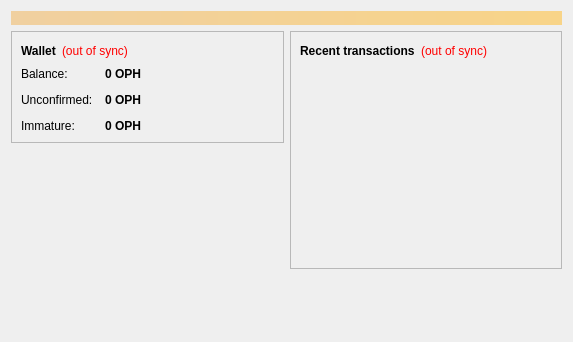
<?xml version="1.0" encoding="UTF-8"?>
<ui version="4.0">
 <class>OverviewPage</class>
 <widget class="QWidget" name="OverviewPage">
  <property name="geometry">
   <rect>
    <x>0</x>
    <y>0</y>
    <width>573</width>
    <height>342</height>
   </rect>
  </property>
  <property name="windowTitle">
   <string>Form</string>
  </property>
  <layout class="QVBoxLayout" name="topLayout">
   <item>
    <widget class="QLabel" name="labelAlerts">
     <property name="visible">
      <bool>false</bool>
     </property>
     <property name="styleSheet">
      <string notr="true">background-color: qlineargradient(x1: 0, y1: 0, x2: 1, y2: 0, stop:0 #F0D0A0, stop:1 #F8D488); color:#000000;</string>
     </property>
     <property name="wordWrap">
      <bool>true</bool>
     </property>
     <property name="margin">
      <number>3</number>
     </property>
    </widget>
   </item>
   <item>
    <layout class="QHBoxLayout" name="horizontalLayout" stretch="1,1">
     <item>
      <layout class="QVBoxLayout" name="verticalLayout_2">
       <item>
        <widget class="QFrame" name="frame">
         <property name="frameShape">
          <enum>QFrame::StyledPanel</enum>
         </property>
         <property name="frameShadow">
          <enum>QFrame::Raised</enum>
         </property>
         <layout class="QVBoxLayout" name="verticalLayout_4">
          <item>
           <layout class="QHBoxLayout" name="horizontalLayout_4">
            <item>
             <widget class="QLabel" name="label_5">
              <property name="font">
               <font>
                <weight>75</weight>
                <bold>true</bold>
               </font>
              </property>
              <property name="text">
               <string>Wallet</string>
              </property>
             </widget>
            </item>
            <item>
             <widget class="QLabel" name="labelWalletStatus">
              <property name="toolTip">
               <string>The displayed information may be out of date. Your wallet automatically synchronizes with the Ophelia network after a connection is established, but this process has not completed yet.</string>
              </property>
              <property name="styleSheet">
               <string notr="true">QLabel { color: red; }</string>
              </property>
              <property name="text">
               <string notr="true">(out of sync)</string>
              </property>
              <property name="alignment">
               <set>Qt::AlignLeading|Qt::AlignLeft|Qt::AlignVCenter</set>
              </property>
             </widget>
            </item>
            <item>
             <spacer name="horizontalSpacer_2">
              <property name="orientation">
               <enum>Qt::Horizontal</enum>
              </property>
              <property name="sizeHint" stdset="0">
               <size>
                <width>40</width>
                <height>20</height>
               </size>
              </property>
             </spacer>
            </item>
           </layout>
          </item>
          <item>
           <layout class="QFormLayout" name="formLayout_2">
            <property name="fieldGrowthPolicy">
             <enum>QFormLayout::AllNonFixedFieldsGrow</enum>
            </property>
            <property name="horizontalSpacing">
             <number>12</number>
            </property>
            <property name="verticalSpacing">
             <number>12</number>
            </property>
            <item row="0" column="0">
             <widget class="QLabel" name="label">
              <property name="text">
               <string>Balance:</string>
              </property>
             </widget>
            </item>
            <item row="0" column="1">
             <widget class="QLabel" name="labelBalance">
              <property name="font">
               <font>
                <weight>75</weight>
                <bold>true</bold>
               </font>
              </property>
              <property name="cursor">
               <cursorShape>IBeamCursor</cursorShape>
              </property>
              <property name="toolTip">
               <string>Your current balance</string>
              </property>
              <property name="text">
               <string notr="true">0 OPH</string>
              </property>
              <property name="textInteractionFlags">
               <set>Qt::LinksAccessibleByMouse|Qt::TextSelectableByKeyboard|Qt::TextSelectableByMouse</set>
              </property>
             </widget>
            </item>
            <item row="1" column="0">
             <widget class="QLabel" name="label_3">
              <property name="text">
               <string>Unconfirmed:</string>
              </property>
             </widget>
            </item>
            <item row="1" column="1">
             <widget class="QLabel" name="labelUnconfirmed">
              <property name="font">
               <font>
                <weight>75</weight>
                <bold>true</bold>
               </font>
              </property>
              <property name="cursor">
               <cursorShape>IBeamCursor</cursorShape>
              </property>
              <property name="toolTip">
               <string>Total of transactions that have yet to be confirmed, and do not yet count toward the current balance</string>
              </property>
              <property name="text">
               <string notr="true">0 OPH</string>
              </property>
              <property name="textInteractionFlags">
               <set>Qt::LinksAccessibleByMouse|Qt::TextSelectableByKeyboard|Qt::TextSelectableByMouse</set>
              </property>
             </widget>
            </item>
            <item row="2" column="0">
             <widget class="QLabel" name="labelImmatureText">
              <property name="text">
               <string>Immature:</string>
              </property>
             </widget>
            </item>
            <item row="2" column="1">
             <widget class="QLabel" name="labelImmature">
              <property name="font">
               <font>
                <weight>75</weight>
                <bold>true</bold>
               </font>
              </property>
              <property name="toolTip">
               <string>Mined balance that has not yet matured</string>
              </property>
              <property name="text">
               <string notr="true">0 OPH</string>
              </property>
              <property name="textInteractionFlags">
               <set>Qt::LinksAccessibleByMouse|Qt::TextSelectableByKeyboard|Qt::TextSelectableByMouse</set>
              </property>
             </widget>
            </item>
           </layout>
          </item>
         </layout>
        </widget>
       </item>
       <item>
        <spacer name="verticalSpacer">
         <property name="orientation">
          <enum>Qt::Vertical</enum>
         </property>
         <property name="sizeHint" stdset="0">
          <size>
           <width>20</width>
           <height>40</height>
          </size>
         </property>
        </spacer>
       </item>
      </layout>
     </item>
     <item>
      <layout class="QVBoxLayout" name="verticalLayout_3">
       <item>
        <widget class="QFrame" name="frame_2">
         <property name="frameShape">
          <enum>QFrame::StyledPanel</enum>
         </property>
         <property name="frameShadow">
          <enum>QFrame::Raised</enum>
         </property>
         <layout class="QVBoxLayout" name="verticalLayout">
          <item>
           <layout class="QHBoxLayout" name="horizontalLayout_2">
            <item>
             <widget class="QLabel" name="label_4">
              <property name="text">
               <string>&lt;b&gt;Recent transactions&lt;/b&gt;</string>
              </property>
             </widget>
            </item>
            <item>
             <widget class="QLabel" name="labelTransactionsStatus">
              <property name="toolTip">
               <string>The displayed information may be out of date. Your wallet automatically synchronizes with the Ophelia network after a connection is established, but this process has not completed yet.</string>
              </property>
              <property name="styleSheet">
               <string notr="true">QLabel { color: red; }</string>
              </property>
              <property name="text">
               <string notr="true">(out of sync)</string>
              </property>
              <property name="alignment">
               <set>Qt::AlignRight|Qt::AlignTrailing|Qt::AlignVCenter</set>
              </property>
             </widget>
            </item>
            <item>
             <spacer name="horizontalSpacer">
              <property name="orientation">
               <enum>Qt::Horizontal</enum>
              </property>
              <property name="sizeHint" stdset="0">
               <size>
                <width>40</width>
                <height>20</height>
               </size>
              </property>
             </spacer>
            </item>
           </layout>
          </item>
          <item>
           <widget class="QListView" name="listTransactions">
            <property name="styleSheet">
             <string notr="true">QListView { background: transparent; }</string>
            </property>
            <property name="frameShape">
             <enum>QFrame::NoFrame</enum>
            </property>
            <property name="verticalScrollBarPolicy">
             <enum>Qt::ScrollBarAlwaysOff</enum>
            </property>
            <property name="horizontalScrollBarPolicy">
             <enum>Qt::ScrollBarAlwaysOff</enum>
            </property>
            <property name="selectionMode">
             <enum>QAbstractItemView::NoSelection</enum>
            </property>
           </widget>
          </item>
         </layout>
        </widget>
       </item>
       <item>
        <spacer name="verticalSpacer_2">
         <property name="orientation">
          <enum>Qt::Vertical</enum>
         </property>
         <property name="sizeHint" stdset="0">
          <size>
           <width>20</width>
           <height>40</height>
          </size>
         </property>
        </spacer>
       </item>
      </layout>
     </item>
    </layout>
   </item>
  </layout>
 </widget>
 <resources/>
 <connections/>
</ui>
